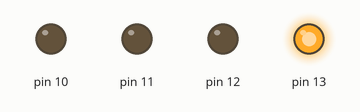
Bench run of a sketch on a simulated Arduino Uno, built with avr-gcc and run on an emulated ATmega328P. Parts: output pins drawn as LEDs (lit = HIGH).

Above: at 0.05 s.
At 1.85 s:
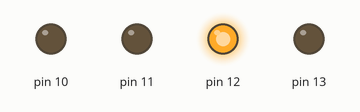
At 2.85 s:
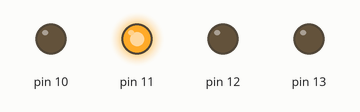
At 3.85 s:
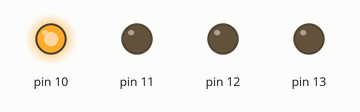
At 7.75 s:
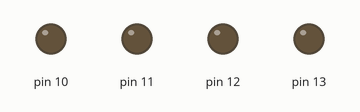
Timing chart, 0 to 8.1 s (numbered marks = the images above):
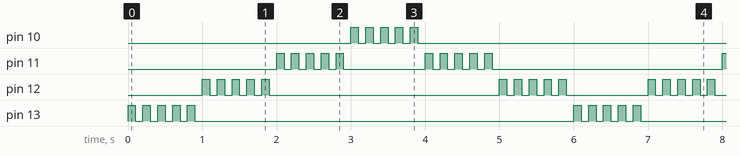

Measured:
- by itself, pin 10, pin 13: repeats every 6.0 s: 4 × (LOW 0.10 s, HIGH 0.10 s), LOW 5.1 s, HIGH 0.10 s
- by itself, pin 11: repeats every 6.0 s: 4 × (LOW 0.10 s, HIGH 0.10 s), LOW 1.1 s, 4 × (HIGH 0.10 s, LOW 0.10 s), HIGH 0.10 s, LOW 3.1 s, HIGH 0.10 s
- by itself, pin 12: repeats every 6.0 s: 4 × (LOW 0.10 s, HIGH 0.10 s), LOW 3.1 s, 4 × (HIGH 0.10 s, LOW 0.10 s), HIGH 0.10 s, LOW 1.1 s, HIGH 0.10 s

The sketch:

sketch_sep30a.ino
```cpp
void setup() {
  // put your setup code here, to run once:
  for (int i=13; i>=10; i--){
    pinMode(i, OUTPUT);
    }
}

void loop() {
  // put your main code here, to run repeatedly:
  for (int pin=13; pin>=10; pin--){
    for (int turun=1; turun<= 5; turun++){
    digitalWrite(pin, 1);
    delay(100);
    digitalWrite(pin, 0);
    delay(100);
    }
  }
  for (int pin=11; pin<=12; pin++){
    for (int naik=1; naik<= 5; naik++){
    digitalWrite(pin, 1);
    delay(100);
    digitalWrite(pin, 0);
    delay(100 );
    }
  }

}
```
